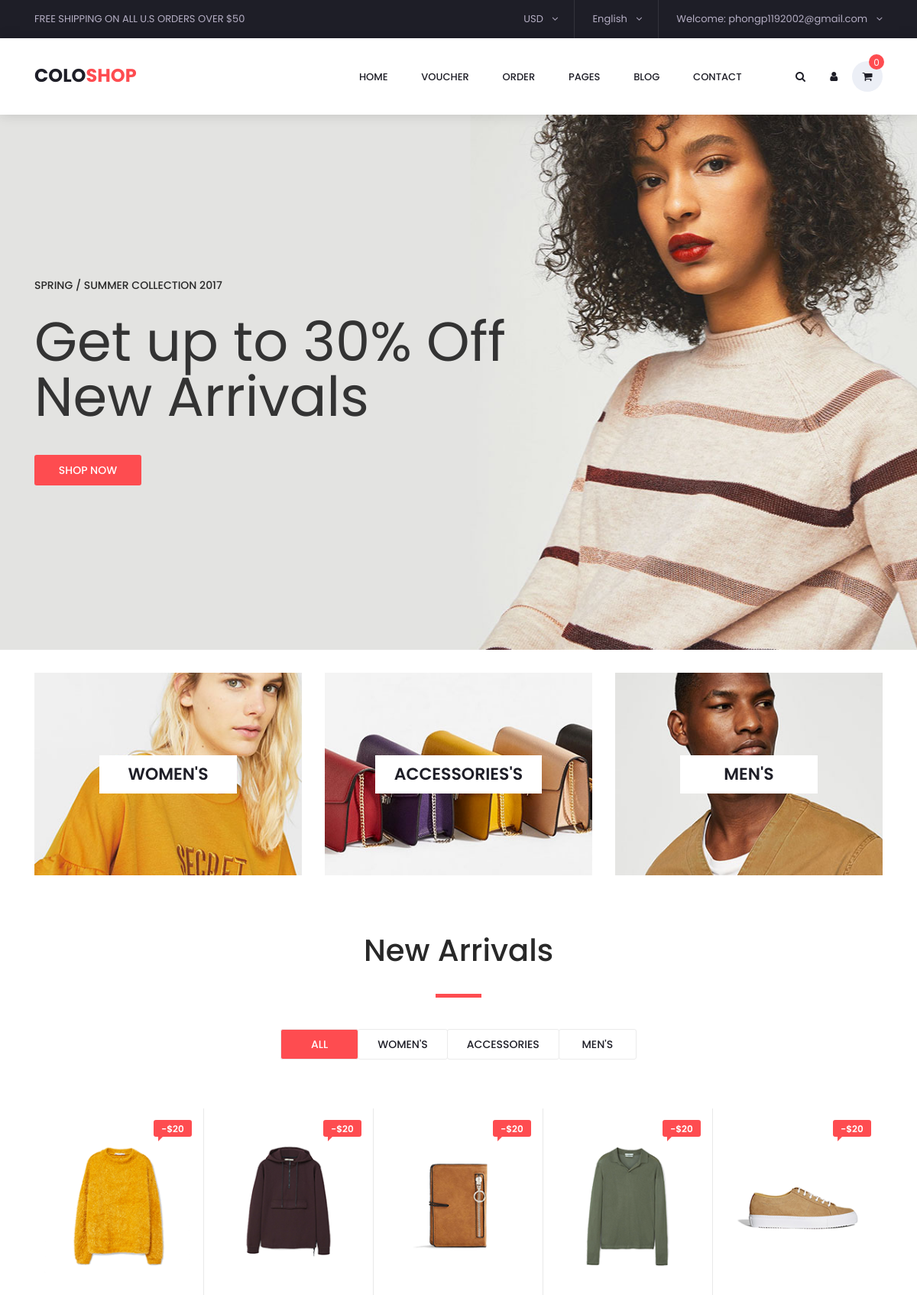
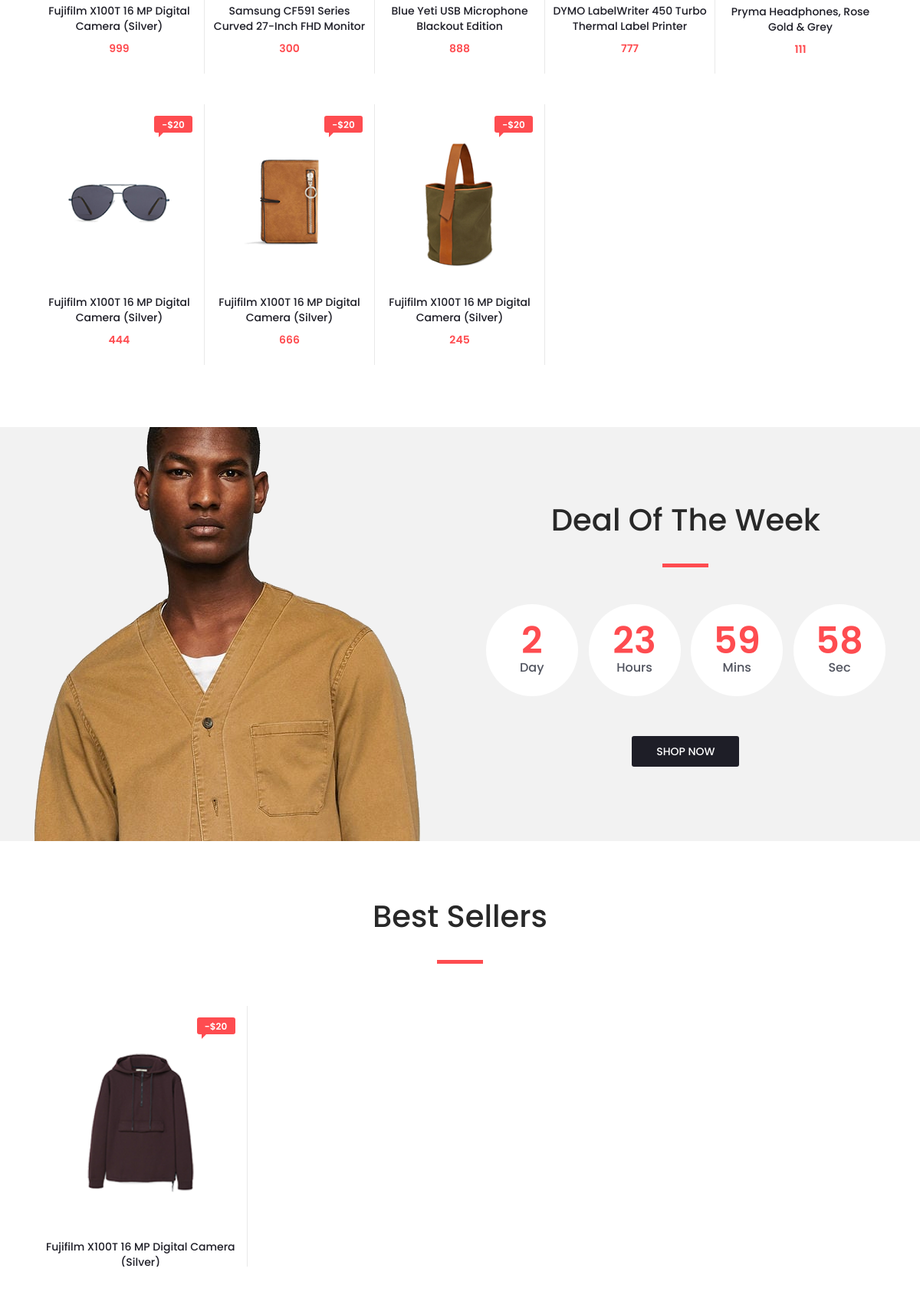
Page /home (signed in, upper part) on the committed database (2 pictures, top to bottom).
### tables this page shows
CREATE TABLE `products` (
  `id` int(11) NOT NULL,
  `name` varchar(150) NOT NULL,
  `description` varchar(500) NOT NULL,
  `price` double NOT NULL,
  `image` varchar(300) DEFAULT NULL,
  `thumnail` varchar(300) DEFAULT NULL,
  `categoryId` int(11) NOT NULL
);

### app/controllers/HomeController.php (called while the page is built, shortened)
<?php
class HomeController {
    private $productModel;
    function __construct(){
        $this->db = (new Database())->getConnection();
        $this->productModel = new ProductModel($this->db);
    }
    function index() {
        $products = $this->productModel->readAll();
        include_once 'app/views/home/index.php';
    }
}

### index.php (called while the page is built, shortened)
<?php
require_once 'config/database.php';
require_once 'app/models/ProductModel.php';
$url = $_GET['url'] ?? '';
$url = rtrim($url, '/');
$url = filter_var($url, FILTER_SANITIZE_URL);
$url = explode('/', $url);
$action = isset($url[1]) && $url[1] != '' ? $url[1] : 'index';
$controller = new $controllerName();
call_user_func_array([$controller, $action], array_slice($url, 2));

### config/database.php (called while the page is built, shortened)
<?php
class Database {
    private $host = "localhost";
    private $db_name = "demo";
    private $username = "root";
    private $password = "";
    public function getConnection() {
        $this->conn = null;
        try {
            $this->conn = new PDO("mysql:host=" . $this->host . ";dbname=" . $this->db_name, $this->username, $this->password);
            $this->conn->exec("set names utf8");
        } catch(PDOException $exception) {
            echo "Connection error: " . $exception->getMessage();
        }
        return $this->conn;
    }
}

### app/models/ProductModel.php (called while the page is built, shortened)
<?php
class ProductModel {
    private $conn;
    private $table_name = "products";
    public function __construct($db) {
        $this->conn = $db;
    }
    function readAll() {
        $query = "SELECT id, name, description, price, image FROM " . $this->table_name;
        $stmt = $this->conn->prepare($query);
        $stmt->execute();
        return $stmt;
    }
}

### app/views/home/index.php (the view, shortened to what this page needs)
<?php
include_once 'app/views/shareuser/header.php';
?>
	<div class="main_slider" style="background-image:url(/chieu2/public/img/slider_1.jpg)">
		<div class="container fill_height">
			<div class="row align-items-center fill_height">
				<div class="col">
					<div class="main_slider_content">
						<h6>Spring / Summer Collection 2017</h6>
						<h1>Get up to 30% Off New Arrivals</h1>
						<div class="red_button shop_now_button"><a href="#">shop now</a></div>
					</div>
				</div>
			</div>
		</div>
	</div>
	<div class="banner">
		<div class="container">
			<div class="row">
				<div class="col-md-4">
					<div class="banner_item align-items-center" style="background-image:url(/chieu2/public/img/banner_1.jpg)">
						<div class="banner_category">
							<a href="categories.html">women's</a>
						</div>
					</div>
				</div>
				<div class="col-md-4">
					<div class="banner_item align-items-center" style="background-image:url(/chieu2/public/img/banner_2.jpg)">
						<div class="banner_category">
							<a href="categories.html">accessories's</a>
						</div>
					</div>
				</div>
				<div class="col-md-4">
					<div class="banner_item align-items-center" style="background-image:url(/chieu2/public/img/banner_3.jpg)">
						<div class="banner_category">
							<a href="categories.html">men's</a>
						</div>
					</div>
				</div>
			</div>
		</div>
	</div>
	<div class="new_arrivals">
		<div class="container">
			<div class="row">
				<div class="col text-center">
					<div class="section_title new_arrivals_title">
						<h2>New Arrivals</h2>
					</div>
				</div>
			</div>
			<div class="row align-items-center">
				<div class="col text-center">
					<div class="new_arrivals_sorting">
						<ul class="arrivals_grid_sorting clearfix button-group filters-button-group">
							<li class="grid_sorting_button button d-flex flex-column justify-content-center align-items-center active is-checked" data-filter="*">all</li>
							<li class="grid_sorting_button button d-flex flex-column justify-content-center align-items-center" data-filter=".women">women's</li>
							<li class="grid_sorting_button button d-flex flex-column justify-content-center align-items-center" data-filter=".accessories">accessories</li>
							<li class="grid_sorting_button button d-flex flex-column justify-content-center align-items-center" data-filter=".men">men's</li>
						</ul>
					</div>
				</div>
			</div>
			<div class="row">
				<div class="col">
					<div class="product-grid" data-isotope='{ "itemSelector": ".product-item", "layoutMode": "fitRows" }'>
                        <?php while ($row = $products->fetch(PDO::FETCH_ASSOC)) : ?>
                            <div class="product-item men">
                                <div class="product discount product_filter">
                                    <div class="product_image">
                                        <img src="/chieu2/<?= $row['image'] ?>" alt="">
                                    </div>
                                    <div class="product_bubble product_bubble_right product_bubble_red d-flex flex-column align-items-center"><span>-$20</span></div>
                                    <div class="product_info">
                                        <h6 class="product_name"><a href="single.html"><?=$row['name']?></a></h6>
                                        <div class="product_price"><?= $row['price'] ?></div>
                                    </div>
                                </div>
                            </div>
                        <?php endwhile; ?>
					</div>
				</div>
			</div>
		</div>
	</div>
	<div class="deal_ofthe_week">
		<div class="container">
			<div class="row align-items-center">
				<div class="col-lg-6">
					<div class="deal_ofthe_week_img">
						<img src="/chieu2/public/img/deal_ofthe_week.png" alt="">
					</div>
				</div>
				<div class="col-lg-6 text-right deal_ofthe_week_col">
					<div class="deal_ofthe_week_content d-flex flex-column align-items-center float-right">
						<div class="section_title">
							<h2>Deal Of The Week</h2>
						</div>
						<ul class="timer">
							<li class="d-inline-flex flex-column justify-content-center align-items-center">
								<div id="day" class="timer_num">03</div>
								<div class="timer_unit">Day</div>
							</li>
							<li class="d-inline-flex flex-column justify-content-center align-items-center">
								<div id="hour" class="timer_num">15</div>
								<div class="timer_unit">Hours</div>
							</li>
							<li class="d-inline-flex flex-column justify-content-center align-items-center">
								<div id="minute" class="timer_num">45</div>
								<div class="timer_unit">Mins</div>
							</li>
							<li class="d-inline-flex flex-column justify-content-center align-items-center">
								<div id="second" class="timer_num">23</div>
								<div class="timer_unit">Sec</div>
							</li>
						</ul>
						<div class="red_button deal_ofthe_week_button"><a href="#">shop now</a></div>
					</div>
				</div>
			</div>
		</div>
	</div>
	<div class="best_sellers">
		<div class="container">
			<div class="row">
				<div class="col text-center">
					<div class="section_title new_arrivals_title">
						<h2>Best Sellers</h2>
					</div>
				</div>
			</div>
			<div class="row">
				<div class="col">
					<div class="product_slider_container">
						<div class="owl-carousel owl-theme product_slider">
							<div class="owl-item product_slider_item">
								<div class="product-item">
									<div class="product discount">
										<div class="product_image">
											<img src="/chieu2/public/img/product_1.png" alt="">
										</div>
										<div class="product_bubble product_bubble_right product_bubble_red d-flex flex-column align-items-center"><span>-$20</span></div>
										<div class="product_info">
											<h6 class="product_name"><a href="single.html">Fujifilm X100T 16 MP Digital Camera (Silver)</a></h6>
										</div>
									</div>
								</div>
							</div>
						</div>
					</div>
				</div>
			</div>
		</div>
	</div>
<?php
include_once 'app/views/shareuser/footer.php';
?>

### public/styles/cart.css (style rules this page uses)
h2 { text-align: center; margin-bottom: 20px; }

### public/styles/category.css (style rules this page uses)
h1 { color: #333; }

### rows in the picture
products: image (picture), name "Fujifilm X100T 16 MP Digital Camera (Silver)", price "999"
products: image (picture), name "Samsung CF591 Series Curved 27-Inch FHD Monitor", price "300"
products: image (picture), name "Blue Yeti USB Microphone Blackout Edition", price "888"
products: image (picture), name "DYMO LabelWriter 450 Turbo Thermal Label Printer", price "777"
products: image (picture), name "Pryma Headphones, Rose Gold & Grey", price "111"
products: image (picture), name "Fujifilm X100T 16 MP Digital Camera (Silver)", price "444"
products: image (picture), name "Fujifilm X100T 16 MP Digital Camera (Silver)", price "666"
products: image (picture), name "Fujifilm X100T 16 MP Digital Camera (Silver)", price "245"

### other values in the picture
$_SESSION['username'] "phongp1192002@gmail.com"
$itemCount "0"
